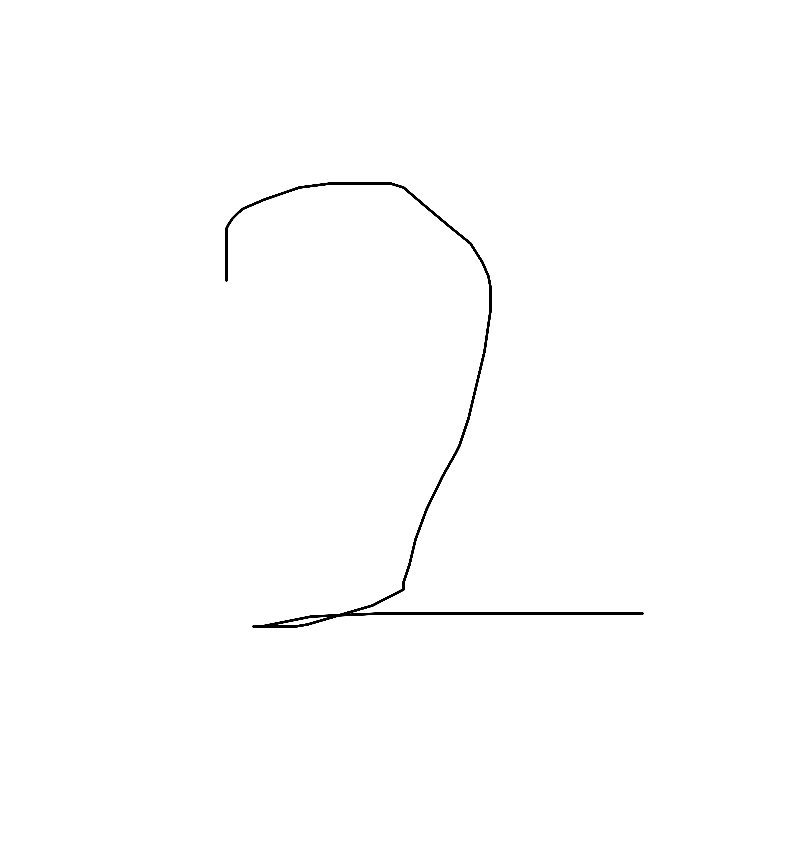
#> input picture gui/test_images/bigdigit_2.png, 810 x 847 px
$ python -i preprocess_image.py   (imports and definitions only)
#> lines starting #> are read from the running program, lines starting #| are printed output that depends on the picture; after the words box and inside, x2 and y2 are one past the last pixel; in counts of white or black regions, pixels touching at a corner belong together
#> further down, picture is the input picture: shape (847, 810, 3); min 0, max 255, mean 253.7
"""
preprocess_image.py
converts a photo or drawing of a single digit into mnist format for the model
"""

import cv2
import numpy as np
from PIL import Image, ImageFilter, ImageOps
from scipy import ndimage


def load_image(source):
    """
    In: file path, PIL image or numpy array
    Out: greyscale PIL image, upright, with transparency on white
    """

    # load image from any supported input type
    if isinstance(source, np.ndarray):
        img = Image.fromarray(source)
    elif isinstance(source, Image.Image):
        img = source
    else:
        img = Image.open(source)

    # phone photos store rotation in exif, apply it so digit is upright
    img = ImageOps.exif_transpose(img)

    # put transparent pngs on white, otherwise transparent areas go black in greyscale
    if img.mode in ("RGBA", "LA", "P"):
        img = img.convert("RGBA")
        white = Image.new("RGBA", img.size, (255, 255, 255, 255))
        img = Image.alpha_composite(white, img)

    # greyscale, colour doesnt help recognise digits
    return img.convert("L")


# [38 lines left out: functions prepare_page, crop_with_margin, not called in this run]


def preprocess_image(source):
    """
    In: file path, PIL image or numpy array of one digit
    Out: 28x28 float32 array scaled 0-1, white digit on black like mnist
    """

    img = load_image(source)

    # shrink large photos early to speed up later steps
    if max(img.size) > 512:
        img.thumbnail((512, 512))

    arr = np.array(img, dtype=np.float32)

    # small images (mnist, segmentation crops) are already clean, large ones need extra cleaning
    is_photo = max(arr.shape) >= 100
#> is_photo = True

    # invert if background is white, checked using median of the border pixels
    edges = np.concatenate([arr[0], arr[-1], arr[:, 0], arr[:, -1]])
#> edges = 2004 values from 255 to 255
    if np.median(edges) > 127:
        arr = 255 - arr

    # remove uneven lighting from photos
    # heavy blur estimates the background, subtracting it leaves the ink
    if is_photo:
        blur = Image.fromarray(arr.astype(np.uint8)).filter(
            ImageFilter.GaussianBlur(radius=max(arr.shape) / 8))
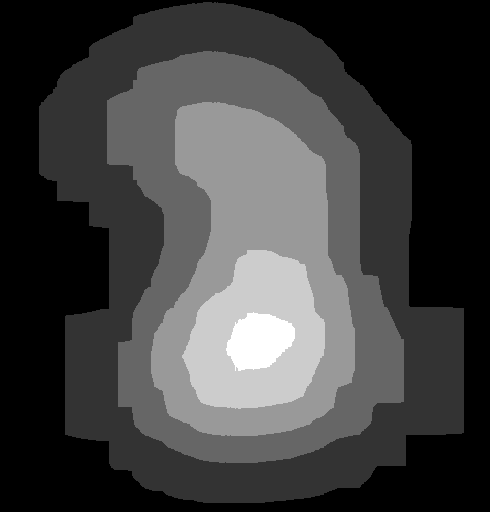
#> blur: PIL image 490x512 L; min 0, max 5, mean 1.27; drawn with min black and max white
        arr = arr - np.array(blur, dtype=np.float32)
        arr = np.clip(arr, 0, None)

    if arr.max() - arr.min() < 30:
        raise ValueError("No digit found in image")

    # anything under 30% of the brightest pixel counts as background
    arr[arr < 0.3 * arr.max()] = 0
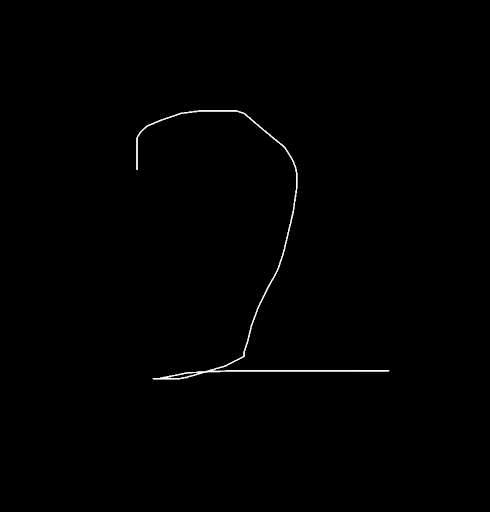
#> arr: shape (512, 490) float32; min 0, max 253, mean 1.2

    # remove specks so the crop isnt stretched by dust or shadows
    # label() gives each separate blob its own number
    blobs, num_blobs = ndimage.label(arr > 0)
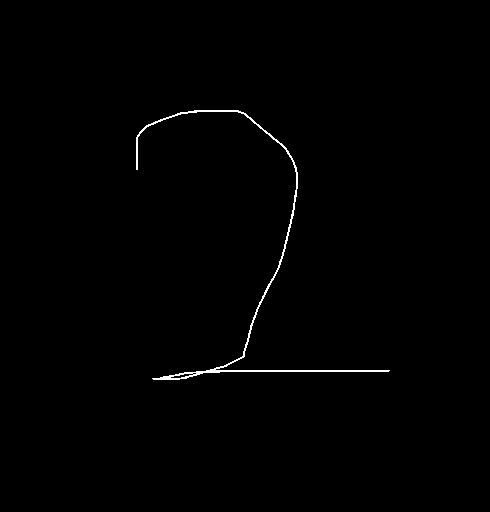
#> blobs: shape (512, 490) int32; values 0 (black) and 1 (white), 0.59% white in thin lines or dots, all inside (x1, y1, x2, y2) = (136, 110, 390, 380)
#> num_blobs = 1

    if num_blobs > 1:
        keep = list(range(1, num_blobs + 1))

        # photos only: drop blobs touching the border unless their centre is in the middle
        # keeps digits whose tail reaches the edge, removes shadows and paper edges
        if is_photo:
            edge_blobs = set(np.concatenate([blobs[0], blobs[-1], blobs[:, 0], blobs[:, -1]]))
            h, w = arr.shape
            middle = []
            for b in keep:
                if b in edge_blobs:
                    cy, cx = ndimage.center_of_mass(blobs == b)
                    near_edge = not (h * 0.25 < cy < h * 0.75 and w * 0.25 < cx < w * 0.75)
                    if near_edge:
                        continue
                middle.append(b)
            if middle:
                keep = middle

        sizes = {b: (blobs == b).sum() for b in keep}
        biggest = max(sizes, key=sizes.get)

        # rows and columns covered by the biggest blob, used to find the dots in ÷
        main_rows = np.where((blobs == biggest).any(axis=1))[0]
        main_cols = np.where((blobs == biggest).any(axis=0))[0]

        # [8 lines left out: function is_dot, not called in this run]

        # drop blobs under 15% of the biggest one
        # clears dust but keeps disconnected digit parts like the top of a 5, and ÷ dots
        keep = [b for b in keep if sizes[b] >= 0.15 * sizes[biggest] or is_dot(b)]

        arr[~np.isin(blobs, keep)] = 0

    # crop to the digit
    rows = np.where(arr.any(axis=1))[0]
#> rows = 270 values from 110 to 379
    cols = np.where(arr.any(axis=0))[0]
#> cols = 254 values from 136 to 389
    arr = arr[rows[0]:rows[-1] + 1, cols[0]:cols[-1] + 1]
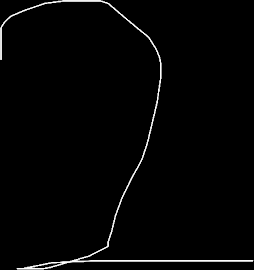
#> arr: shape (270, 254) float32; min 0, max 253, mean 4.4

    # resize to 100px so stroke thickness can be measured before shrinking to 20px
    # thin pen lines would mostly disappear otherwise
    digit = Image.fromarray((arr / arr.max() * 255).astype(np.uint8))
    digit.thumbnail((100, 100), Image.BOX)
#> digit: PIL image 94x100 L
    if max(digit.size) < 100:
        scale = 100 / max(digit.size)
        digit = digit.resize((round(digit.width * scale), round(digit.height * scale)), Image.BOX)

    # estimate stroke thickness as 2 * ink area / edge length
    # a line has 2 edges so area / edges is half its width
    ink = np.array(digit) > 127
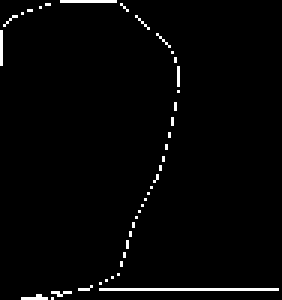
#> ink: shape (100, 94) bool (shown 3 times larger); 2% white in thin lines or dots
    edge = ink & ~ndimage.binary_erosion(ink)
    thickness = 2 * ink.sum() / max(edge.sum(), 1)
#> thickness = 2

    # mnist strokes are about 10px at this size, thicken if ours are thinner
    # MaxFilter spreads each white pixel to its neighbours
    missing = round(10 - thickness)
#> missing = 8
    if missing >= 2:
        size = missing // 2 * 2 + 1  # MaxFilter needs an odd size
#> size = 9
        digit = digit.filter(ImageFilter.MaxFilter(size))
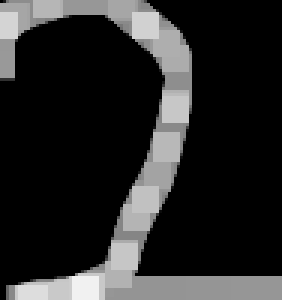
#> digit: PIL image 94x100 L (shown 3 times larger); min 0, max 241, mean 40.1

    # fit into 20x20 box, keeping aspect ratio so a 1 stays thin
    scale = 20 / max(digit.size)
#> scale = 0.2
    new_w = max(1, round(digit.width * scale))
#> new_w = 19
    new_h = max(1, round(digit.height * scale))
#> new_h = 20
    digit = np.array(digit.resize((new_w, new_h), Image.BOX), dtype=np.float32)

    # place on 28x28 canvas centred by centre of mass, same as mnist
    cy, cx = ndimage.center_of_mass(digit)
#> cy = 10.55; cx = 8.26
    top = int(np.clip(round(14 - cy), 0, 28 - new_h))
#> top = 3
    left = int(np.clip(round(14 - cx), 0, 28 - new_w))
#> left = 6

    canvas = np.zeros((28, 28), dtype=np.float32)
    canvas[top:top + new_h, left:left + new_w] = digit
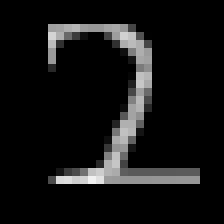
#> canvas: shape (28, 28) float32 (shown 8 times larger); min 0, max 241, mean 19.7

    # scale to 0-1 to match training data
    return canvas / canvas.max()
#> returned value: shape (28, 28) float32

# [63 lines left out: function tune_seg, not called in this run]

>>> import cv2
>>> picture = cv2.imread('../gui/test_images/bigdigit_2.png')
>>> result = preprocess_image(picture)
